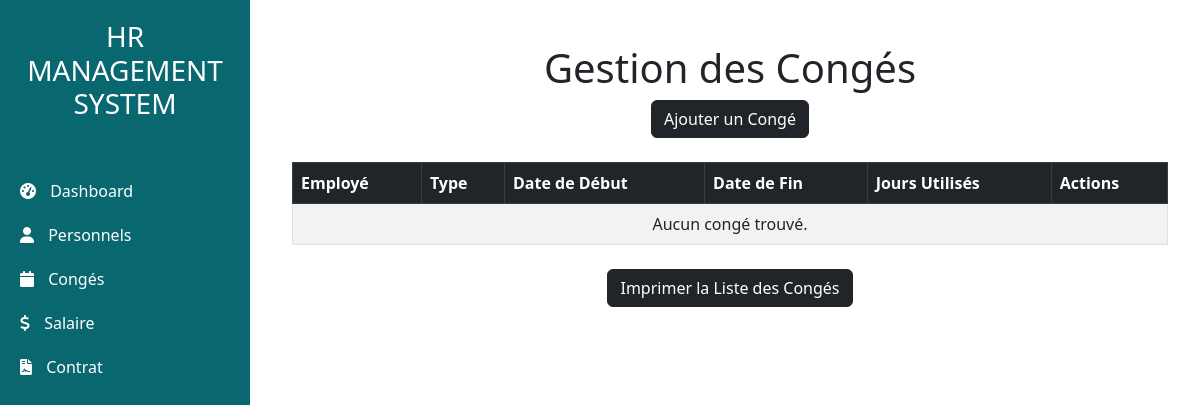
Before: /conges/ with the older database file.
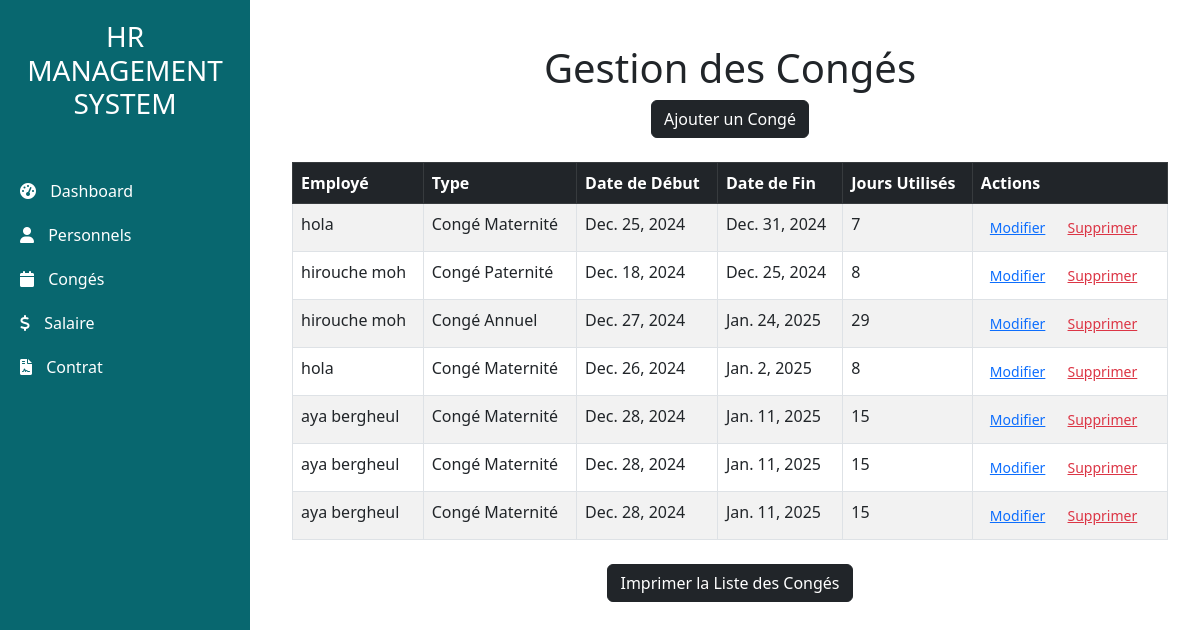
After: the same page with the newer database file.
### app/models.py (models this page shows, shortened)
class Conge(models.Model):
    TYPES_CONGES = [
        ('Annuel', 'Congé Annuel'),
        ('Maladie', 'Congé Maladie'),
        ('Maternité', 'Congé Maternité'),
        ('Paternité', 'Congé Paternité'),
        ('Sans Solde', 'Congé Sans Solde'),
        ('Autre', 'Autre'),
    ]
    employe = models.ForeignKey(Personnel, on_delete=models.CASCADE, related_name='conges')
    type_conge = models.CharField(max_length=20, choices=TYPES_CONGES)
    date_debut = models.DateField(verbose_name="Date de Début")
    date_fin = models.DateField(verbose_name="Date de Fin")
    jours_utilises = models.IntegerField(verbose_name="Jours Utilisés")
    jours_restants = models.IntegerField(verbose_name="Jours Restants", null=False)
    description = models.TextField(null=True, blank=True, verbose_name="Description")

class Personnel(models.Model):
    name= models.CharField(max_length=50)
    Email= models.EmailField(max_length=254)
    Phone= models.IntegerField()
    Position= models.CharField(max_length=40)
    skills= models.CharField(max_length=254)
    training= models.CharField(max_length=254)
    IdService = models.ForeignKey(Service,on_delete=models.CASCADE)
    hireDate= models.DateField()
    Adresse= models.CharField(max_length=254)
    jours_restants = models.IntegerField(default=0)

### app/views.py (the view)
# urls.py: path('conges/', views.liste_conges, name='liste_conges'),
def liste_conges(request):
    conges = Conge.objects.all()
    return render(request, 'conges/liste_conges.html', {'conges': conges})

### app/templates/conges/liste_conges.html (shortened to what this page needs)
<!DOCTYPE html>
<html lang="en">
<head>
    <link href="https://cdn.jsdelivr.net/npm/bootstrap@5.3.0/dist/css/bootstrap.min.css" rel="stylesheet">
</head>
<body>
    {% extends "base.html" %}
    {% block content %}
    <div class="container mt-4">
        <h1 class="text-center">Gestion des Congés</h1>
        <div class="mb-4 text-center">
            <a href="{% url 'ajouter_conge' %}" class="btn btn-dark">Ajouter un Congé</a>
        </div>
        <div id="printableArea">
            <table class="table table-bordered table-striped mt-4">
                <thead class="table-dark">
                    <tr>
                        <th>Employé</th>
                        <th>Type</th>
                        <th>Date de Début</th>
                        <th>Date de Fin</th>
                        <th>Jours Utilisés</th>
                        <th>Actions</th>
                    </tr>
                </thead>
                <tbody>
                    {% for conge in conges %}
                    <tr>
                        <td>{{ conge.employe.name }}</td>
                        <td>{{ conge.get_type_conge_display }}</td>
                        <td>{{ conge.date_debut }}</td>
                        <td>{{ conge.date_fin }}</td>
                        <td>{{ conge.jours_utilises }}</td>
                        <td>
                            <a href="{% url 'modifier_conge' conge.id %}" class="btn text-primary btn-sm text-decoration-underline">Modifier</a>
                            <a href="{% url 'supprimer_conge' conge.id %}" class="btn text-danger btn-sm text-decoration-underline">Supprimer</a>
                        </td>
                    </tr>
                    {% empty %}
                    <tr>
                        <td colspan="6" class="text-center">Aucun congé trouvé.</td>
                    </tr>
                    {% endfor %}
                </tbody>
            </table>
        </div>
        <div class="text-center mt-4">
            <button onclick="printTable()" class="btn btn-dark mb-3">Imprimer la Liste des Congés</button>
        </div>
    </div>
    {% endblock %}

### app/templates/base.html (shortened to what this page needs)
<!DOCTYPE html>
<html lang="en">
{% load static %}
<head>
    <link rel="stylesheet" href="{% static 'css/bootstrap.min.css' %}">
    <link href="https://cdnjs.cloudflare.com/ajax/libs/font-awesome/6.0.0-beta3/css/all.min.css" rel="stylesheet">
</head>
<body>
    <div class="sidebar">
        <h3 class="text-center  text-white mb-5">HR <br>  MANAGEMENT SYSTEM  </h3>
        <a href=""><i class="fas fa-tachometer-alt"></i> Dashboard</a>
        <a href="{% url 'personnels' %}"><i class="fas fa-user"></i> Personnels</a>
        <a href="{% url 'liste_conges' %}"><i class="fas fa-calendar"></i> Congés</a>
        <a href=""><i class="fas fa-dollar-sign"></i> Salaire</a>
        <a href=""><i class="fas fa-file-contract"></i> Contrat</a>
    </div>
    <div class="content">
        {% block content %}
        {% endblock %}
    </div>
</body>
</html>

### app/templates/base.html (style rules this page uses)
.sidebar { background-color: #08676F; height: 100vh; position: fixed; width: 250px; padding-top: 20px; }
.sidebar a { color: #fff; text-decoration: none; padding: 10px 20px; display: block; transition: background-color 0.3s; }
.sidebar i { margin-right: 10px; }
.content { margin-left: 260px; padding: 20px; }

Changed rows visible on the page:
added Conge: employe.name "hola", type_conge "Congé Maternité", date_debut "Dec. 25, 2024", date_fin "Dec. 31, 2024", jours_utilises "7"
added Conge: employe.name "hirouche moh", type_conge "Congé Paternité", date_debut "Dec. 18, 2024", date_fin "Dec. 25, 2024", jours_utilises "8"
added Conge: employe.name "hirouche moh", type_conge "Congé Annuel", date_debut "Dec. 27, 2024", date_fin "Jan. 24, 2025", jours_utilises "29"
added Conge: employe.name "hola", type_conge "Congé Maternité", date_debut "Dec. 26, 2024", date_fin "Jan. 2, 2025", jours_utilises "8"
added Conge: employe.name "aya bergheul", type_conge "Congé Maternité", date_debut "Dec. 28, 2024", date_fin "Jan. 11, 2025", jours_utilises "15"
added Conge: employe.name "aya bergheul", type_conge "Congé Maternité", date_debut "Dec. 28, 2024", date_fin "Jan. 11, 2025", jours_utilises "15"
added Conge: employe.name "aya bergheul", type_conge "Congé Maternité", date_debut "Dec. 28, 2024", date_fin "Jan. 11, 2025", jours_utilises "15"
Other visible differences:
text no longer shown: "Aucun congé trouvé."
